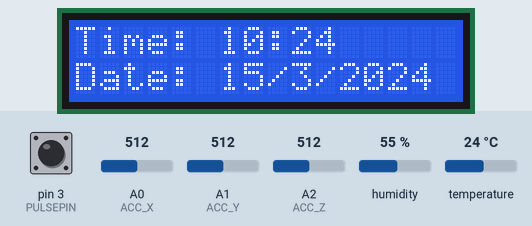
A sketch run on a simulated Arduino Uno, built with avr-gcc and run on an emulated ATmega328P. On the bench: 16×2 character LCD. The test bench sets the inputs (shaded band); at power-on: humidity 55 %, A0 (ACC_X) = 512, A1 (ACC_Y) = 512, A2 (ACC_Z) = 512, pin 3 (PULSEPIN) HIGH, temperature 24 °C. The local clock reads 2024-03-15 10:24:30 at power-on unless the sketch sets it.

Above: at 2.6 s.
2.7 s: humidity set to 22 %
At 5.4 s:
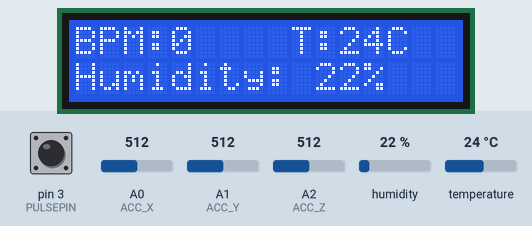
15.5 s: A0 (ACC_X) set to 716
At 19.1 s:
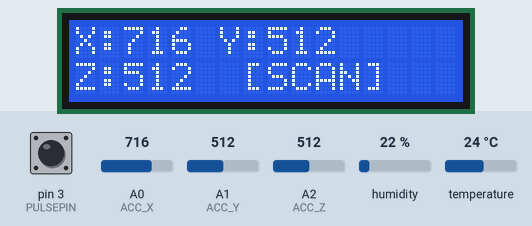
22.9 s: A1 (ACC_Y) set to 716
At 25.0 s:
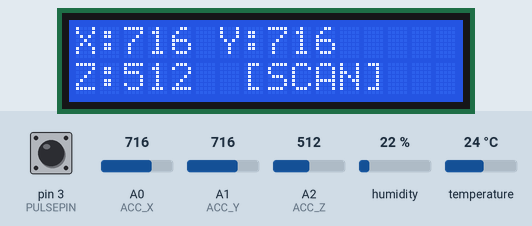
30.3 s: A2 (ACC_Z) set to 716
At 36.7 s:
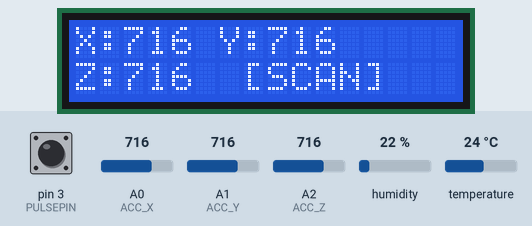
39.5 s: pin 3 (PULSEPIN) pulled LOW for 3 s
At 46.6 s:
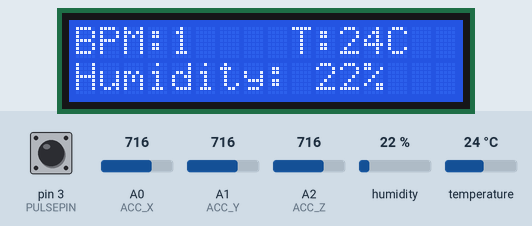
47.5 s: temperature set to 12 °C
At 52.5 s:
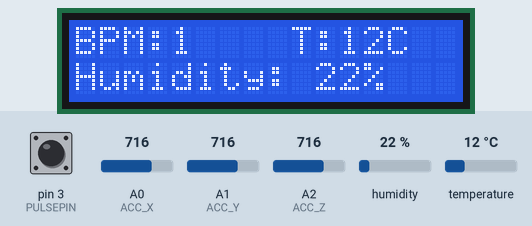
Timing chart, 0 to 54.0 s (numbered marks = the images above; inputs shaded):
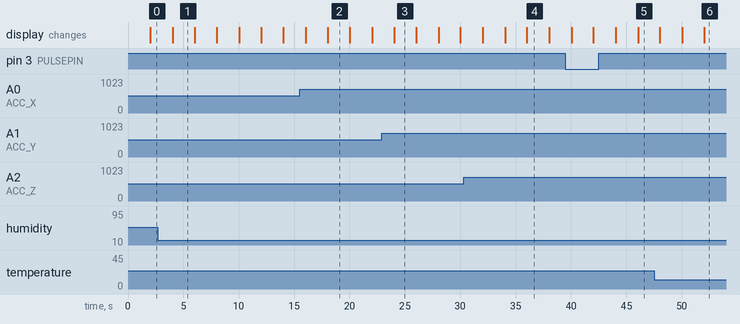

Measured:
- what the display in image 1 shows lasts 2.0 s, from 4.0 s to 6.0 s

The sketch:

electronics_code.ino
```cpp
#include <Wire.h>
#include <RTClib.h>
#include <LiquidCrystal.h>
#include <DHT.h>

#define DHTPIN 7
#define DHTTYPE DHT11
#define PULSEPIN 3  // MUST move Pulse Generator wire to Pin 3 in Proteus
#define ACC_X A0
#define ACC_Y A1
#define ACC_Z A2

DHT dht(DHTPIN, DHTTYPE);
// Pins: RS, EN, D4, D5, D6, D7.
// Note: We moved D6 to Pin 6 to keep Pin 3 free for the Pulse.
LiquidCrystal lcd(12, 11, 5, 4, 6, 2);
RTC_DS1307 rtc;

// Global Variables
volatile unsigned long lastBeatTime = 0;
volatile int bpm = 0;
unsigned long lastScreenUpdate = 0;
int screenState = 0; // 0=Time, 1=Health, 2=Movement

// Interrupt function for accurate BPM
void countBPM() {
  unsigned long now = millis();
  unsigned long interval = now - lastBeatTime;
  if (interval > 300) { // Noise filter
    bpm = 60000 / interval;
    lastBeatTime = now;
  }
}

void setup() {
  lcd.begin(16, 2);
  pinMode(PULSEPIN, INPUT_PULLUP);
  attachInterrupt(digitalPinToInterrupt(PULSEPIN), countBPM, RISING);

  dht.begin();
  Wire.begin();
  rtc.begin();

  lcd.print("System Loading...");
  delay(1000);
}

void loop() {
  // Rotate screens every 2 seconds without using delay()
  if (millis() - lastScreenUpdate > 2000) {
    lastScreenUpdate = millis();
    lcd.clear();

    if (screenState == 0) {
      // --- SCREEN 1: TIME AND DATE ---
      DateTime now = rtc.now();
      lcd.setCursor(0, 0);
      lcd.print("Time: ");
      if(now.hour() < 10) lcd.print("0"); lcd.print(now.hour());
      lcd.print(":");
      if(now.minute() < 10) lcd.print("0"); lcd.print(now.minute());

      lcd.setCursor(0, 1);
      lcd.print("Date: ");
      lcd.print(now.day()); lcd.print("/");
      lcd.print(now.month()); lcd.print("/");
      lcd.print(now.year());

      screenState = 1; // Prepare for Health screen
    }
    else if (screenState == 1) {
      // --- SCREEN 2: HEALTH (BPM, TEMP, HUM) ---
      float t = dht.readTemperature();
      float h = dht.readHumidity();

      lcd.setCursor(0, 0);
      lcd.print("BPM:"); lcd.print(bpm);
      lcd.setCursor(9, 0);
      lcd.print("T:");
      lcd.print(isnan(t) ? 0 : (int)t); lcd.print("C");

      lcd.setCursor(0, 1);
      lcd.print("Humidity: ");
      lcd.print(isnan(h) ? 0 : (int)h); lcd.print("%");

      screenState = 2; // Prepare for Accelerometer screen
    }
    else {
      // --- SCREEN 3: ACCELEROMETER (X, Y, Z) ---
      lcd.setCursor(0, 0);
      lcd.print("X:"); lcd.print(analogRead(ACC_X));
      lcd.print(" Y:"); lcd.print(analogRead(ACC_Y));
      lcd.setCursor(0, 1);
      lcd.print("Z:"); lcd.print(analogRead(ACC_Z));
      lcd.print("  [SCAN]");

      screenState = 0; // Loop back to Time screen
    }
  }
}
```
